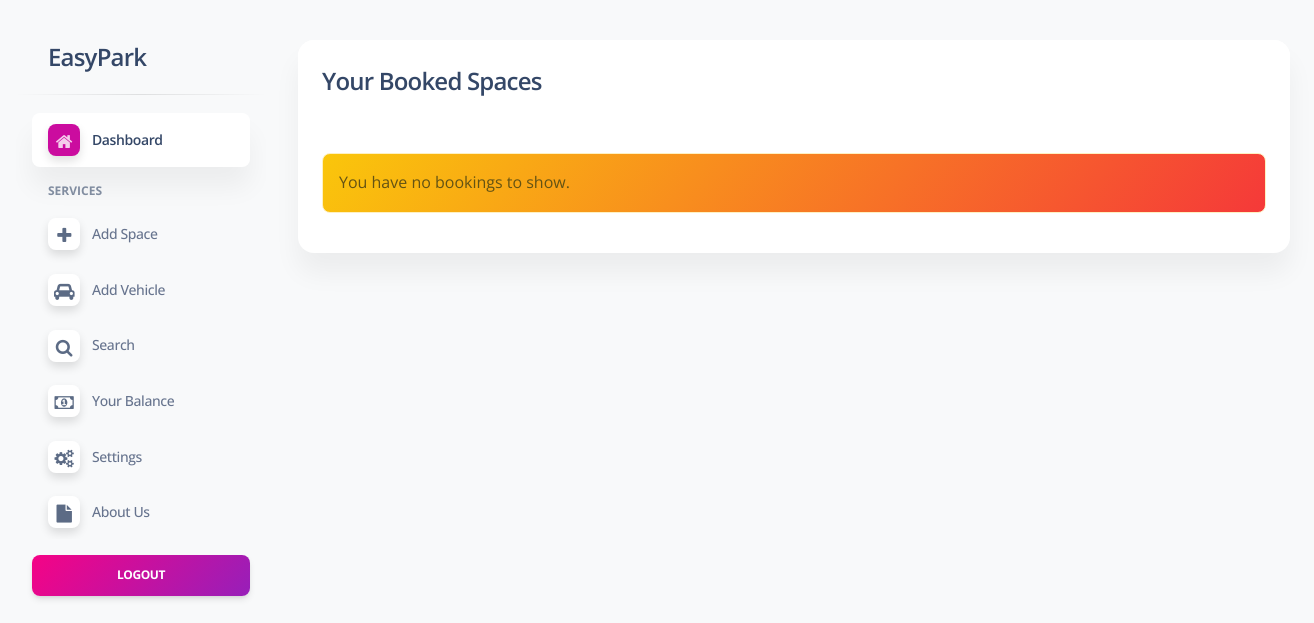
Before: /user/bookedspace.php (signed in) with the older database file.
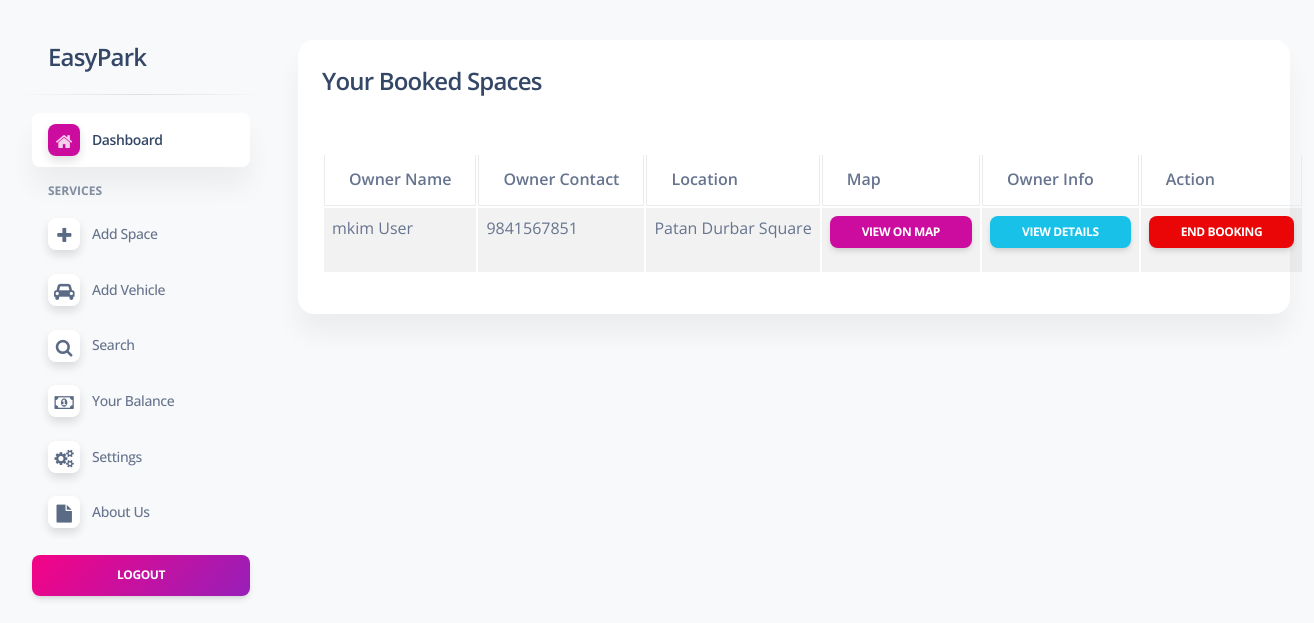
After: the same page with the newer database file.
### tables this page shows
CREATE TABLE `userspace` (
  `userid` int(11) DEFAULT NULL,
  `spaceid` int(11) DEFAULT NULL,
  `vehicle_id` int(11) DEFAULT NULL,
  `userSpaceId` int(11) NOT NULL,
  `status` enum('1','0') DEFAULT NULL,
  `StartTime` datetime NOT NULL DEFAULT current_timestamp(),
  `EndTime` datetime DEFAULT NULL,
  `Fare` decimal(10,2) NOT NULL DEFAULT 0.00,
  `ParkingNumber` int(11) DEFAULT NULL,
  `vehicleCategoryId` int(10) DEFAULT NULL
);

CREATE TABLE `users` (
  `id` int(11) NOT NULL,
  `username` varchar(100) DEFAULT NULL,
  `name` varchar(191) DEFAULT NULL,
  `email` varchar(100) DEFAULT NULL,
  `phone` varchar(20) DEFAULT NULL,
  `password` varchar(100) DEFAULT NULL,
  `role` varchar(100) DEFAULT NULL,
  `Created_date` date DEFAULT NULL,
  `balance` decimal(10,2) DEFAULT 0.00
);

CREATE TABLE `space` (
  `space_id` int(3) NOT NULL,
  `user_id` int(11) DEFAULT NULL,
  `lat` varchar(12) DEFAULT NULL,
  `lng` varchar(12) DEFAULT NULL,
  `vehicletype` varchar(20) DEFAULT NULL,
  `location` varchar(50) DEFAULT NULL,
  `status` enum('1','0') NOT NULL DEFAULT '0'
);

### user/bookedspace.php (the view, shortened to what this page needs)
<?php
include('include/header.php');
include('include/dbcon.php');
$userid = $_SESSION['id'];
?>
<div class="row">
    <div class="col-md-12">
        <div class="card mt-3">
            <div class="card-header">
                <h4>Your Booked Spaces</h4>
            </div>
            <div class="card-body">
                <?php
                $query = "
                    SELECT userspace.userSpaceId, space.space_id, space.location, space.lat, space.lng,
                           users.name AS owner_name, users.phone AS owner_phone
                    FROM userspace
                    INNER JOIN space ON userspace.spaceid = space.space_id
                    INNER JOIN users ON space.user_id = users.id
                    WHERE userspace.userid=? AND userspace.status='1'
                ";
                $stmt = $conn->prepare($query);
                $stmt->bind_param("i",$userid);
                $stmt->execute();
                $result = $stmt->get_result();
                if($result->num_rows >0){
                    echo '<table class="table table-bordered table-striped">';
                    echo '<thead>
                            <tr>
                                <th>Owner Name</th>
                                <th>Owner Contact</th>
                                <th>Location</th>
                                <th>Map</th>
                                <th>Owner Info</th>
                                <th>Action</th>
                            </tr>
                          </thead><tbody>';
                    while($row=$result->fetch_assoc()){
                        $lat = htmlspecialchars($row['lat']);
                        $lng = htmlspecialchars($row['lng']);
                        $ownerName = htmlspecialchars($row['owner_name']);
                        $location = htmlspecialchars($row['location']);
                        $space_id = intval($row['space_id']);
                        $ownerPhone = htmlspecialchars($row['owner_phone']);
                        echo "<tr>
                                <td>{$ownerName}</td>
                                <td>{$ownerPhone}</td>
                                <td>{$location}</td>
                                <td>
                                    <a href='https://www.google.com/maps/search/?api=1&query={$lat},{$lng}' target='_blank' class='btn btn-primary btn-sm'>View on Map</a>
                                </td>
                                <td>
                                    <button class='btn btn-info btn-sm' onclick='showOwnerDetails(\"{$ownerName}\",\"{$ownerPhone}\")'>View Details</button>
                                </td>
                                <td>
                                    <button class='btn btn-danger btn-sm endBookingBtn' data-spaceid='{$space_id}'>End Booking</button>
                                </td>
                              </tr>";
                    }
                    echo '</tbody></table>';
                } else {
                    echo '<div class="alert alert-warning">You have no bookings to show.</div>';
                }
                ?>
            </div>
        </div>
    </div>
</div>

Changed rows visible on the page:
added userspace: users.name "mkim User", users.phone "9841567851", spaceid.location "Patan Durbar Square"
Other visible differences:
text no longer shown: "You have no bookings to show."
text now shown: "Owner Name Owner Contact Location Map Owner Info Action"
